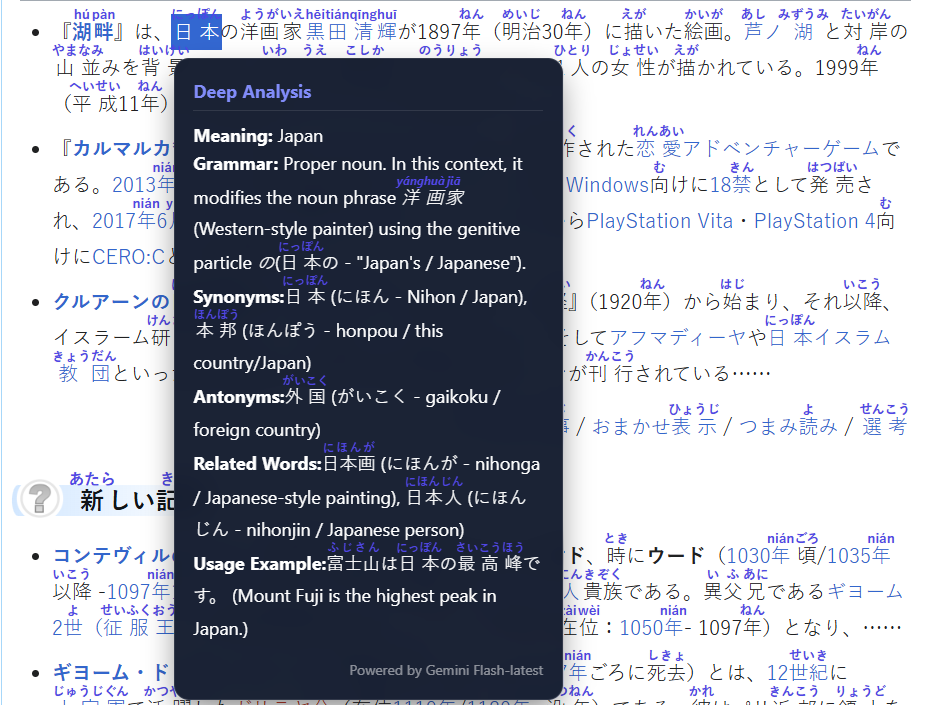
#> input picture screenshots/deep-analysis.png, 928 x 705 px; its folder holds only this picture in this run
$ python resize_screenshots.py
#> lines starting #> are read from the running program, lines starting #| are printed output that depends on the picture
import os
import glob
from PIL import Image

def process_images():
    # We will aim for 1280x800, which is the high-res standard for Chrome Web Store.
    TARGET_W = 1280
    TARGET_H = 800

    images = glob.glob("*.png") + glob.glob("*.jpg")

    for img_path in images:
        if "_store" in img_path:
            continue

        try:
            img = Image.open(img_path)
#> img is the input picture: PIL image 928x705 RGBA; mean R, G, B, A 164.5, 168, 178.1, 255
            orig_w, orig_h = img.size
#> orig_w = 928; orig_h = 705

            # Figure out scaling ratio so we don't stretch the image
            ratio = min(TARGET_W / orig_w, TARGET_H / orig_h)
#> ratio = 1.13
            new_w = int(orig_w * ratio)
#> new_w = 1053
            new_h = int(orig_h * ratio)
#> new_h = 800

            # Resize it cleanly
            resized = img.resize((new_w, new_h), Image.Resampling.LANCZOS)
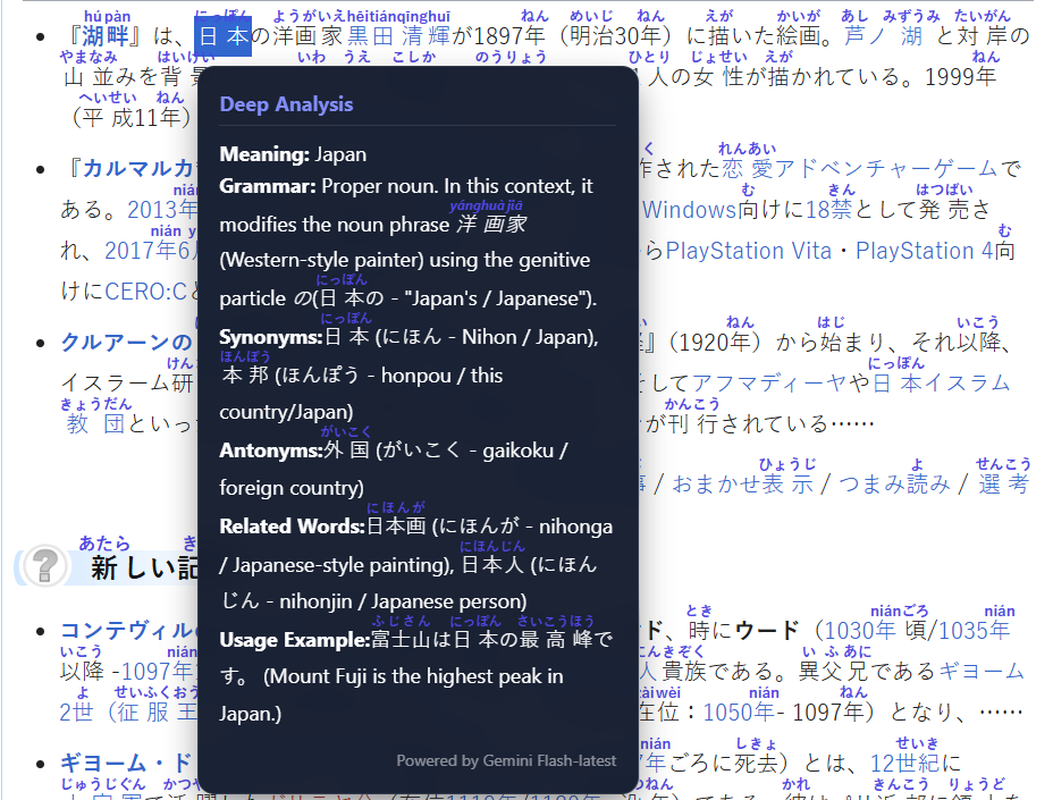
#> resized: PIL image 1053x800 RGBA; mean R, G, B, A 164, 167.5, 177.8, 255

            # Create a 1280x800 transparent canvas
            # (Chrome handles transparent borders fine, or you could change (255,255,255,0) to a solid color)
            canvas = Image.new("RGBA", (TARGET_W, TARGET_H), (255, 255, 255, 0))

            # Calculate where to paste to center it
            offset_x = (TARGET_W - new_w) // 2
#> offset_x = 113
            offset_y = (TARGET_H - new_h) // 2
#> offset_y = 0

            canvas.paste(resized, (offset_x, offset_y))
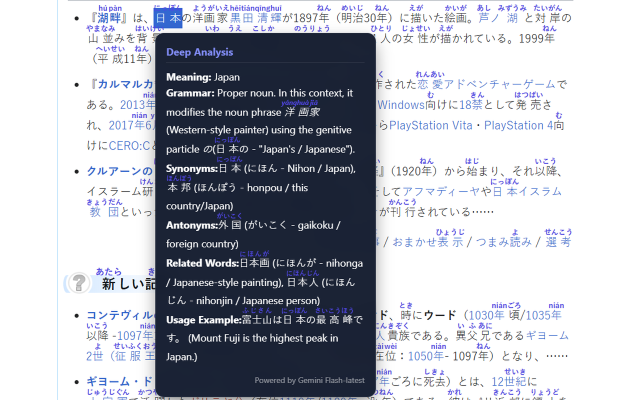
#> canvas: PIL image 1280x800 RGBA (shown at 1/2 size); mean R, G, B, A 180.1, 183, 191.5, 209.8; transparent parts drawn white

            # Save it
            new_name = f"{os.path.splitext(img_path)[0]}_store.png"
            canvas.save(new_name, "PNG")

            print(f"Success: {img_path} ({orig_w}x{orig_h}) -> {new_name} ({TARGET_W}x{TARGET_H})")
#| Success: deep-analysis.png (928x705) -> deep-analysis_store.png (1280x800)

        except Exception as e:
            print(f"Failed to process {img_path}: {e}")

if __name__ == "__main__":
    process_images()
